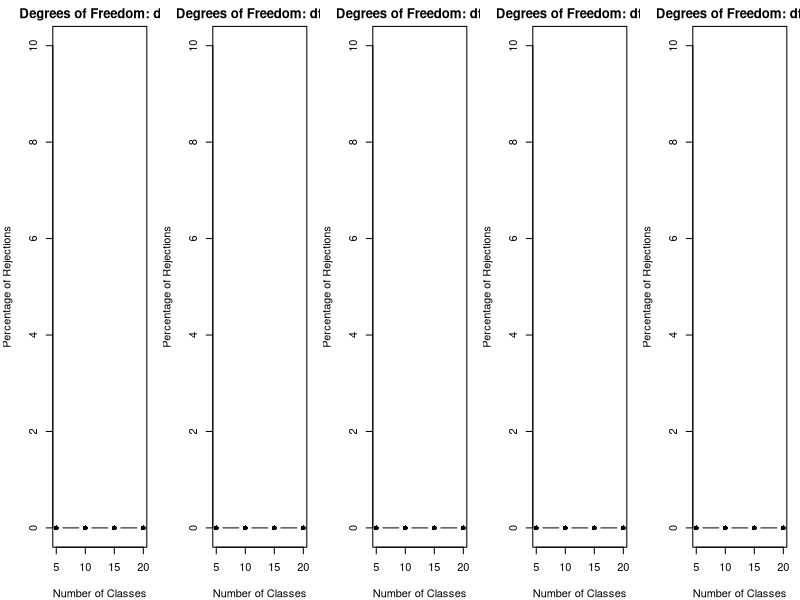

Write R code to recreate this figure.
## ---- chunk 1
knitr::opts_chunk$set(echo = TRUE)
## ---- chunk 2
library(ggplot2)
library(nortest)
library(stats)
library(tseries)
## ---- chunk 3

# Function to generate samples from t-Student distribution
generate_samples <- function(n, df) {
  return(rt(n, df))
}

# Function to perform the Chi-square test and calculate the percentage of rejections
calculate_rejection_percentage <- function(n, k, num_classes) {
  num_trials <- 1000
  num_rejections <- 0
  
  for (i in 1:num_trials) {
    # Generate samples from the t-Student distribution
    samples <- generate_samples(n, k)
    
    # Divide the samples into classes
    class_intervals <- quantile(samples, probs = seq(0, 1, length.out = num_classes + 1))
    observed_frequencies <- table(cut(samples, breaks = class_intervals))
    
    # Calculate the expected frequencies assuming a t-Student distribution with k degrees of freedom
    expected_frequencies <- rep(n / num_classes, num_classes)
    
    # Perform the Chi-square test
    chi_square_test <- chisq.test(observed_frequencies, p = expected_frequencies, rescale.p = TRUE)
    
    # Check if the null hypothesis is rejected
    if (chi_square_test$p.value < 0.05) {
      num_rejections <- num_rejections + 1
    }
  }
  
  rejection_percentage <- num_rejections / num_trials * 100
  return(rejection_percentage)
}

## ---- chunk 4

# Sample sizes to consider
sample_sizes <- c(50, 100, 200, 500, 1000)

# Degrees of freedom to consider
df_values <- c(5, 10, 20, 30, 50)

# Number of classes to consider
num_classes <- c(5, 10, 15, 20)

# Initialize result matrix
results <- matrix(0, nrow = length(df_values), ncol = length(num_classes))
colnames(results) <- num_classes
rownames(results) <- df_values

## ---- chunk 5

# Perform simulations for each degree of freedom and number of classes
for (i in 1:length(df_values)) {
  for (j in 1:length(num_classes)) {
    df <- df_values[i]
    rejection_percentage <- calculate_rejection_percentage(sample_sizes[1], df, num_classes[j])
    results[i, j] <- rejection_percentage
  }
}

## ---- chunk 6


# Plotting the results
par(mfrow = c(1, length(df_values)), mar = c(4, 4, 2, 1))
df_labels <- c("df=5", "df=10", "df=20", "df=30", "df=50")

for (i in 1:length(df_values)) {
  plot(
    num_classes, results[i, ],
    type = "b", pch = 16, ylim = c(0, 10),
    xlab = "Number of Classes", ylab = "Percentage of Rejections",
    main = paste("Degrees of Freedom:", df_labels[i])
  )
  cat("\n")
}
